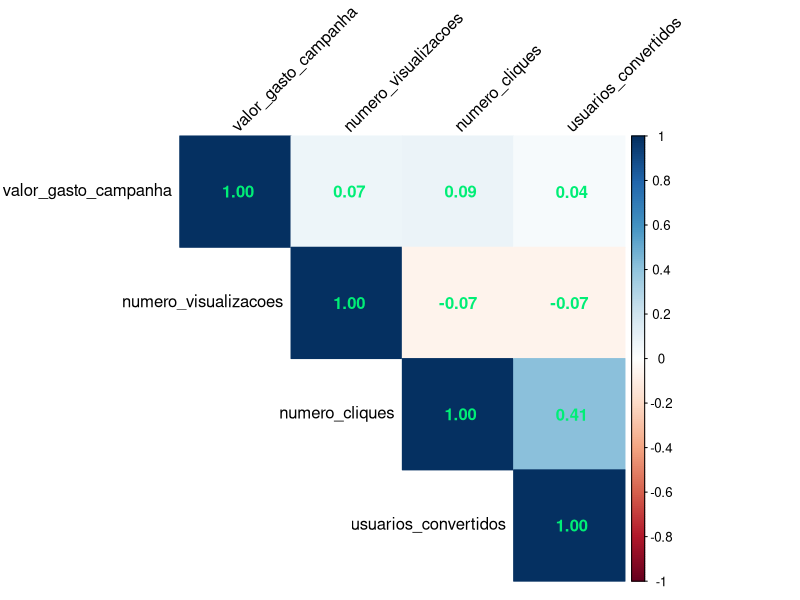
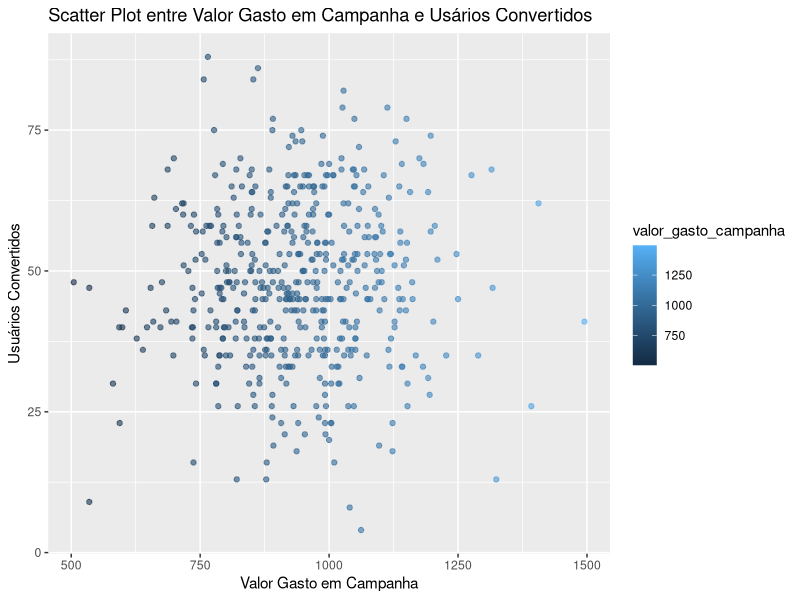
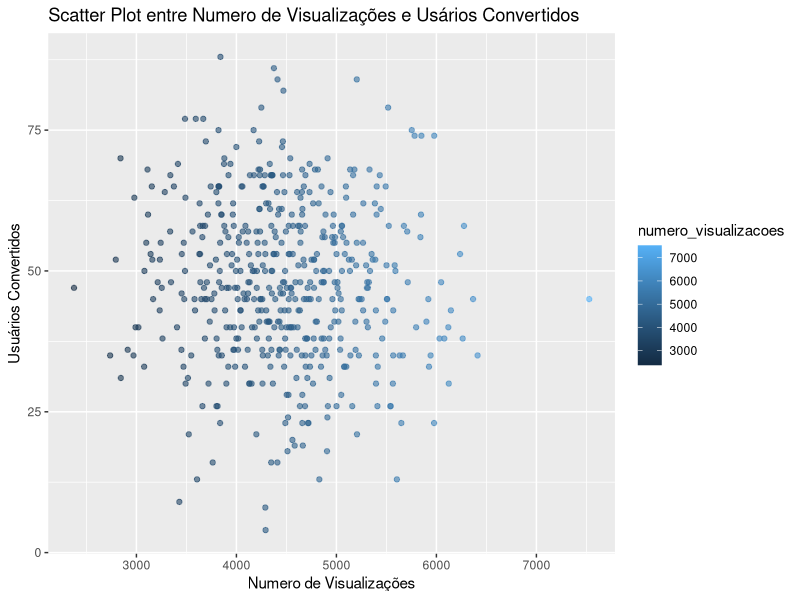
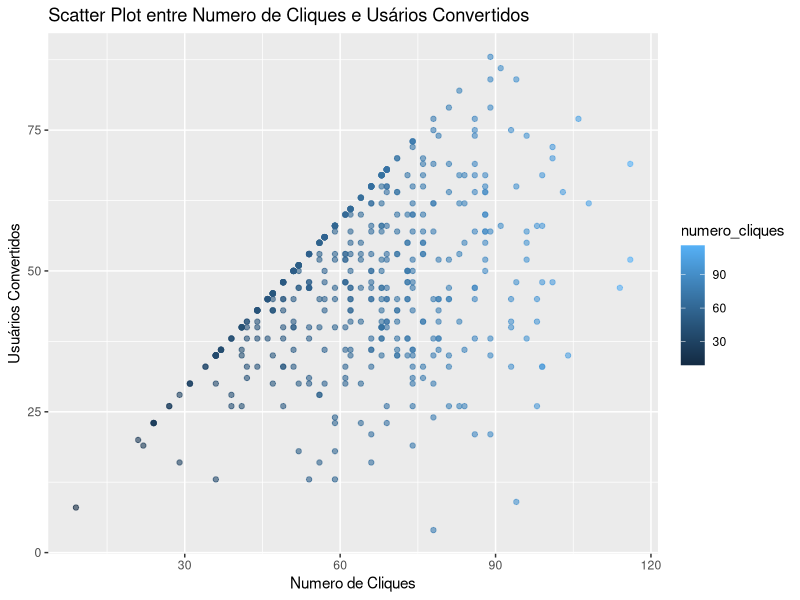
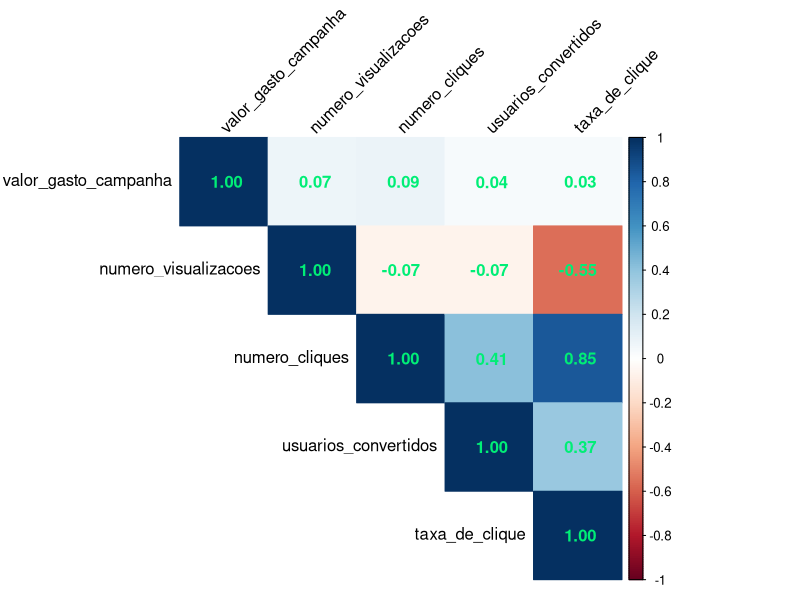

Write R code to recreate these figures, in order.
# Estudo de Caso - Projeto BigDataNaPratica (Machine Learning)

# Configurando o diretório de trabalho
setwd("C:/Users/Julia/Desktop/CienciaDeDados/1.Big-Data-Analytics-com-R-e-Microsoft-Azure-Machine-Learning/11-Projeto-BigDataNaPratica-Machine_Learning_em_Marketing_Digital-Prevendo_N_Usuarios_Convertidos")
getwd()



##########       Projeto Machine Learning em Marketing Digital - Prevendo Número de Usuários Convertidos       ########## 



# Carregando pacotes

library(tidyverse) # manipulação de dados
library(dplyr)     # manipulação de dados
library(corrplot)  # criar gráfico de mapa de correlação
library(ggplot2)   # criar outros gráficos (especificamente de dispersão)



# Carrega o dataset (código da criação do dataset ao final)

dados <- as.data.frame(read_csv("dataset_criado.csv"))
head(dados)
View(dados)



## Análise Exploratória dos Dados


# Verificando tipos de dados
str(dados)

# Sumário estatístico
summary(dados)            # (notar valores de median e mean pq caso estejam proximos indicam uma distribuição normal)
#                           (caso os dados sigam uma distribuição normal tomamos uma direção, caso não sigam tomamos outra direção)
#                           (perceber também sem tem discrepância nos valores min e max)


# Criando/calculando uma matriz de correlação
cor_matrix <- cor(dados)
cor_matrix


# E para não ter que analisar somentes os números, vamos criar um gráfico corrplot

# Corrplot (para outras cores usar colors())
corrplot(cor_matrix,
         method = "color",
         type = "upper",
         addCoef.col = 'springgreen2',
         tl.col = "black",
         tl.srt = 45)

# Observando a escala vemos que a correlação de coeficiente vai de -1 até 1
# A correlação próxima de -1 indica forte correlação negativa (aumenta o valor de uma variável e diminui o valor de outra variável)
# E a correlação próxima de 1 indica forte correlação posiiva (aumenta o valor de uma variável e aumenta o valor de outra variável)
# Próximo de 0 indica que não há correlação


# Durante a preparação do projeto, nós temos que definir nossa variável alvo ou variável de estudo
# Olhando para as variáveis decidimos que nossa variável alvo é "usuarios_convertidos" pois é exatamente esta que queremos prever.
# Ou seja, o precisamos exatamente é prever o número de usuarios convertidos.
# As demais serão candidatas a variáveis pretidoras (não é obrigatório usar todas), ou seja, precisamos encontrar um modelo que use as
# outras 3 variáveis ou 1 delas para prever usuarios convertidos

# Caso o problema de negócio fosse prever o numero de cliques ao invés de usuarios_convertidos teria que ser outro projeto pois
# Machine Learning é algo específico para resolver um problema pontual. Nosso raciocínio será apenas para prever números de usuários
# convertidos. Se mudarmos a variável alvo, mudamos o problema de negócio e precisamos mudar o projeto.


# No projeto original a correlação entre usuarios_convertidos e as demais variáveis é próxima a 1, assim como a relação entre as
# variáveis preditoras também é próxima a 1 e a lógica abaixo é partir disso:

# Precisamos e queremos que a variável alvo tenha a maior correlação possível com as variáveis preditoras,
# Precisamos e queremos que entre as variáveis preditoras tenha a menor correlação possível.

# Precisamos que as variáveis preditoras tenha a menor correlação possível pois isso é um problema chamado multicolinearidade
# Se tivermos uma correlação entre duas variáveis preditoras, é como se tivesse duplicando a informação. E isso é ruim para treinar
# o modelo de Machine Learning, é um problema que precisa ser resolvido. Neste caso precisaremos tratar isso.

# E a solução provável será não usar estas variáveis em alguns modelos que faremos abaixo.





## Criando gráficos do tipo dispersão para visualizar a relação entre cada variável preditora com a variável alvo


# Scatter plot entre Valor Gasto em Campanha e Usuários Convertidos

ggplot(dados, aes(x = valor_gasto_campanha, y = usuarios_convertidos)) +
  geom_point(aes(color = valor_gasto_campanha), alpha = 0.6) +
  ggtitle("Scatter Plot entre Valor Gasto em Campanha e Usários Convertidos") +
  xlab("Valor Gasto em Campanha") +
  ylab("Usuários Convertidos")


# Scatter plot entre Numero de Visualizações e Usuários Convertidos

ggplot(dados, aes(x = numero_visualizacoes, y = usuarios_convertidos)) +
  geom_point(aes(color = numero_visualizacoes), alpha = 0.6) +
  ggtitle("Scatter Plot entre Numero de Visualizações e Usários Convertidos") +
  xlab("Numero de Visualizações") +
  ylab("Usuários Convertidos")


# Scatter plot entre Numero de Cliques e Usuários Convertidos

ggplot(dados, aes(x = numero_cliques, y = usuarios_convertidos)) +
  geom_point(aes(color = numero_cliques), alpha = 0.6) +
  ggtitle("Scatter Plot entre Numero de Cliques e Usários Convertidos") +
  xlab("Numero de Cliques") +
  ylab("Usuários Convertidos")






##########################                MODELAGEM                ##########################


#### Versão 1 do Modelo (Regressão Linear Múltipla) ####

# Usaremos Regressão Linear Múltipla (é usada quando temos diversas variáveis preditoras)
# Usamos Regressão porque queremos prever uma variável numérica, caso a variável fosse categórica usaríamos Classificação Linear Múltipla

modelo_v1 <- lm(data = dados, usuarios_convertidos ~ valor_gasto_campanha + numero_visualizacoes + numero_cliques)
modelo_v1

summary(modelo_v1)


### Interpretando os valores originais

# Residuals:
# Min      1Q       Median      3Q     Max 
# -21.188  -4.104   -0.114   4.166  18.420 

# Coefficients:
#                       Estimate Std. Error t value  Pr(>|t|)    
# (Intercept)          -1.563463  1.081645   -1.445    0.149
# valor_gasto_campanha  0.007797  0.015754    0.495    0.621    
# numero_visualizacoes -0.003505  0.003139   -1.117    0.265    
# numero_cliques        0.943882  0.042275   22.327   <2e-16 ***

# Residual standard error: 6.865 on 496 degrees of freedom

# Multiple R-squared:  0.8617,	Adjusted R-squared:  0.8609 

# F-statistic: 1030 on 3 and 496 DF,  p-value: < 2.2e-16


# -> Importante sempre notar o valor p "Pr(>|t|)" e verificar se é maior ou menor que 0.05.
#    Se for maior, NÃO tem relevância com a variável alto, se for menor tem relevância.
#    As "***" indicam que é uma variável significativa.

# -> Importante verificar valor do "Multiple R-squared" e "Adjusted R-squared" e esperar que o valor fique próximo a 1.
#    O valor próximo a 1 indica que o modelo é estatisticamente significativo para explicar a variável alvo.


# -> Residuals:
# - Os resíduos são as diferenças entre os valores observados e os valores previstos pelo modelo. 
# - Os quartis dos resíduos (Min, 1Q, Median, 3Q, Max) dão uma ideia da distribuição dos erros. 
# - Em geral, você gostaria que esses valores fossem distribuídos simetricamente em torno de zero, o que indica que o modelo
#   faz um bom trabalho na previsão.

# -> Coefficients:
# - (Intercept): Este é o valor da variável dependente (usuários convertidos) quando todas as variáveis independentes são zero.
# - O valor é -1.563, mas o valor-p associado é maior que 0,05, o que indica que o intercepto não é significativamente diferente 
#   de zero neste modelo.

# -> valor_gasto_campanha:
# - O coeficiente é 0.007797, mas o valor-p associado é 0.621, o que indica que essa variável não é estatisticamente significativa
#   na previsão de usuários convertidos, pelo menos neste modelo.

# -> numero_visualizacoes:
# - O coeficiente é -0.003505, com um valor-p de 0.265. Isso também sugere que a variável não é significativa.

# ->  numero_cliques:
# - O coeficiente é 0.943882, com um valor-p extremamente baixo (< 2e-16). Isso indica que essa variável é altamente significativa
#   na previsão de usuários convertidos.

# -> Residual standard error:
# - Este é uma medida da qualidade do modelo. Quanto menor, melhor o modelo. Neste caso, é 6.865.

# -> Multiple R-squared e Adjusted R-squared:
# - Estes são indicadores da "qualidade" do modelo em termos de sua capacidade de prever a variável dependente. 
#   Um valor mais próximo de 1 é geralmente melhor. 
#   Neste caso, eles são relativamente altos (0.8617 e 0.8609, respectivamente), o que é bom.

# -> F-statistic e p-value:
# - Um teste F é realizado para determinar se o modelo como um todo é significativo. 
#   O valor F é 1030 e o valor-p associado é muito baixo (< 2.2e-16), indicando que o modelo é significativo.


## Interpretação Final

# - O modelo parece fazer um bom trabalho na previsão de "usuários convertidos" (R-squared alto), constatamos que apenas a
#   variável "número de cliques" é estatisticamente significativa na previsão. Isso pode implicar que "número de cliques" é a
#   principal variável que você deve se concentrar para entender as conversões de usuários.

# - As outras variáveis (valor gasto em campanha e número de visualizações) não são significativas neste modelo, o que sugere
#   que elas podem não ser úteis para prever a variável dependente, ou que outros fatores podem estar em jogo,
#   como multicolinearidade.


# - Até aqui indica que o modelo é ótimo pois temos um ótimo valor de Multiple R-squared e Adjusted R-squared, mas como percebemos
#   anteriormente ao criar o gráfico de correlação, os dados originais tem problema de multicolienaridade (correlção forte entre
#   variáveis preditoras) e por conta disso o modelo terá muitos problemas ao ser alimentado com novos dados.

# - E por conta disso este não é o modelo ideal.

# - Existem várias abordagens para lidar com a multicolinearidade: Remover Variáveis Redundantes. Transformar Variáveis, 
#   Regularização ou Coleta mais dados.

# - No nosso caso, criaremos uma segunda versão do modelo olhando somente para a variável preditora "numero_cliques" junto com a 
#   nossa variável alvo ("usuarios_convertidos), afinal o problema de multicolinearidade está entre as variáveis preditoras.

# - E como o relatório da versão 1 do modelo apontou que a única variável relevante é "numero_cliques" isso é mais um indicativo para
#   criar esta nova versão. Iremos então criar a versão 2 do modelo usando Regressão Linear Simples.






#### Versão 2 do Modelo (Regressão Linear Simples) ####

modelo_v2 <- lm(data = dados, usuarios_convertidos ~ numero_cliques)
modelo_v2

summary(modelo_v2)

### Interpretando os valores originais

# Residuals:
#      Min       1Q    Median       3Q      Max 
# -21.7207  -4.1067   -0.1993   4.2421  20.3177 

# Coefficients:
#                Estimate Std. Error  t value Pr(>|t|)    
# (Intercept)    -2.99028    1.00606   -2.972   0.0031 **
# numero_cliques  0.81490    0.01482   54.973   <2e-16 ***
#  ---
#  Signif. codes:  
#  0 ‘***’ 0.001 ‘**’ 0.01 ‘*’ 0.05 ‘.’ 0.1 ‘ ’ 1

# Residual standard error: 6.93 on 498 degrees of freedom
# Multiple R-squared:  0.8585,	Adjusted R-squared:  0.8582 
# F-statistic: 3022 on 1 and 498 DF,  p-value: < 2.2e-16


# - Começamos olhando para o valor p da nossa variável preditora (numero_cliques) e constatamos que por conta do valor
#   muito abaixo, podemos dizer que a variável é estatisticamente significativa para explicar a variável alvo.

# - Olhamos também para os valores de Multiple R-squared e Adjusted R-squared e constamtos também que possuem um valor próximo
#   a 1 , que indica que o modelo 2 possui praticamente a mesma perfomance do modelo 1.
# - E como explicar isso, afinal tiramos 2 variáveis ?
#   A resposta é por que retiramos as variáveis preditoras que não eram usadas e resolvemos o problema da multicolinearidade 
#   entre as variáveis.






# -> E agora ? Tudo indica que o trabalho terminou. Mas podemos melhorar...

# - Nós inicamos a criação da versão 1 do modelo com 4 variáveis, aplicamos o modelo para detectarmos qual variável preditora era
#   estatisticamente significativa na previsão da variável alvo "usuários_convertidos" e detectamos que 1 das 4 variáveis era uma
#   variável significativa ("numero_cliques"). Porém, antes da criação da versão 1, ao calcular uma matrix de correlação havíamos
#   detectado que tínhamos problema demulticolinearidade e para resolver este problema decidimos criar uma versão 2 do modelo
#   deixando apenas 2 variáveis (variável alvo "usuarios_convertidos" e variáve preditora significativa "numero_cliques") e 
#   utilizar a técnica de Regressão Linear Simples.

# - E apesar do modelo 2 ter uma boa performance, nós só temos 1 variável preditora e isso signifca que tudo se resume a prever 
#   usuários convertidos olhando apenas para numero de cliques.

# - Então basicamente o que temos até aqui é "tomador de decisão, basta olhar para o numero de cliques para prever quantos usuarios
#   são convertidos".

# - E com isso temos um modelo simples demais, aonde resumimos demais a questão dizendo que iremos prever numero de usuarios com base
#   no numero de cliques.


# -> E assim constatamosm que a versão 2 está muito simples pois da mesma forma que ter muitas variáveis preditoras é um problema,
#    ter poucas também é um prolema.

# -> Vamos então abordar o problema da multicolinearidade de uma outra forma e utilizar mais variáveis para o nosso modelo.

# -> A abordagem de incluir mais variáveis pode ajudar a capturar nuances e fatores adicionais que influenciam o número de usuários
#    convertidos, tornando o modelo mais completo. 






#### Versão 3 do Modelo (Aplicando Engenharia de Atributos Antes da Regressão Linear Múltipla) ####

# - Até aqui nossa primeira decisão foi criar a versão 1 do modelo (Regressão Linear Múltipla) sem fazer qualquer tipo de 
#   modificação nos dados. Com isso verificamos que a performance era boa (R-squared) e detectamos 1 variável significativa
#   ("numero_cliques") para com a nossa variável alvo ("usuarios_convertidos").

# - Porém como já havíamos detectado anteriormente o problema de multicolinearidade, decidimos criar uma versão 2 do modelo 
#   utilizando Regressão Linear Simples. E o que aconteceu foi que apesar do modelo também ter boa performance, ele ficou
#   simples demais. E assim tomamos mais uma decisão que é criar uma versão 3 do modelo resolvendo o problema da multicolinearidade e
#   utilizar mais variáveis preditoras.


# - Para resolver nosso problema de multicolinearidade aplicaremos a técnica Engenharia de Atributos, ou seja, iremos olhar para
#   nossas variáveis, faremos alguma transformação e/ou criar uma nova variável.

# - Como a multicolinearidade é quando temos uma correlação muilto alto entre duas variáveis preditoras e isso indica que elas 
#   representam a mesma informação, nós podemos juntar a informação destas duas variáveis e criar uma terceira variável.


# Criando a nova variável taxa_de_clique (criamos esta variável pois para a pessoa chegar no clique ela passa pela visualização)
head(dados)

dados$taxa_de_clique <- dados$numero_cliques / dados$numero_visualizacoes


# Veriricar se algum valor ficou igual a zero (sempre verificar quando realizar divisão de valores)
any(dados$taxa_de_clique == 0)


# Calculando uma nova matriz de correlação
cor_matrix <- cor(dados)
cor_matrix

# Corrplot
corrplot(cor_matrix,
         method = "color",
         type = "upper",
         addCoef.col = 'springgreen2',
         tl.col = "black",
         tl.srt = 45)

# -> Criar a variável taxa_de_clique significa que não precisamos mais utilizar as variáveis "numero_visualizacoes" e "numero_cliques".
#    A informação destas duas variáveis agora está na variável "taxa_de_clique".

# -> Agora interpretando a correlação da variável "taxa_de_clique" com a outra variável preditora "valor_gasto_campanha", detectamos
#    que a correlação entre essas duas variáveis agora é 0.06 (original), o que é um bom número.

# -> Olhamos também para a correlação entre a variável "taxa_de_clique" com a nossa variável alvo "usuarios_convertidos e detectamos
#    que o valor é 0.4 (dados originais). Não é um valor tão alto, mas também não está tão próximo de zero, o que é razoável.



# Calculando versão 3 do modelo

modelo_v3 <- lm(data = dados, usuarios_convertidos ~ valor_gasto_campanha + taxa_de_clique)
modelo_v3

summary(modelo_v3)

### Interpretando os valores originais

# Residuals:
#      Min       1Q    Median       3Q     Max 
# -23.8286  -4.5071   -0.1693   4.2813  20.744 

# Coefficients:
#                        Estimate   Std. Error  t value  Pr(>|t|)
# (Intercept)           -4.785e+01   2.601e+00   -18.39  <2e-16 ***
# valor_gasto_campanha  5.105e-02    1.102e-03    46,34  <2e-16 ***
# taxa_de_clique        3.613e+03    1.868e+02    19.34  <2e-16 ***

#  Signif. codes:  0 ‘***’ 0.001 ‘**’ 0.01 ‘*’ 0.05 ‘.’ 0.1 ‘ ’ 1

# Residual standard error: 7.336 on 497 degrees of freedom
# Multiple R-squared:  0.8418,	Adjusted R-squared:  0.8412 
# F-statistic: 1322 on 2 and 497 DF,  p-value: < 2.2e-16


# - O modelo explica aproximadamente 84,18% da variação em usuarios_convertidos, o que é bom.

# - O coeficiente para "valor_gasto_campanha" é 0,05105, isso significa que mantendo todas as outras variáveis constantes
#   o aumento de uma unidade em "valor_gasto_campanha" resultará em um aumento de 0,05105 unidades na nossa variável alvo
#   "usuarios_convertidos".
# - O coeficiente para taxa_de_clique é 3613, isso significa que mantendo todas as outras variáveis constantes
#   o aumento de uma unidade em "taxa_de_clique" resultará em um aumento de 3613 unidades na nossa variável alvo
#   "usuarios_convertidos".

# -> "5.105e-02": Isso significa 5.105 multiplicado por 10 elevado à potência de -02. O expoente negativo indica que você move a
#     vírgula decimal duas posições para a esquerda. Portanto, "5.105e-02" é igual a 0,05105.
# -> "3.613e+03": Isso significa 3.613 multiplicado por 10 elevado à potência de 3. O expoente positivo indica que você move a
#    vírgula decimal três posições para a direita. Portanto, "3.613e+03" é igual a 3613.

# - Todos as variáveis preditoras são significativos, com valores-p muito baixos
#   (ou seja, estão marcadas como "***" e valor p abaixo de 0.05)

# - O modelo é estatisticamente significativo, conforme indicado pelo valor-p próximo a zero para a estatística F (F-statistic)

# - Lembre-se de que essas são interpretações puramente estatísticas. 
#   A validade prática desses resultados deve ser avaliada no contexto do problema de negócio que você está tentando resolver.


### Vamos checar as suposições do modelo de regressão:


























































# arquivo original
dados_originais <- as.data.frame(read_csv("dataset_cliques.csv"))



### Interpretando os meus valores (versão 1 - Modelo Regressão Linear Múltilpla):

# Residuals:
#   Min      1Q  Median      3Q     Max 
# -49.426  -8.046   1.413   9.207  31.425 

# Coefficients:

#                       Estimate   Std. Error  t value   Pr(>|t|)    
# (Intercept)          29.6623155   5.4949585    5.398   1.05e-07 ***
# valor_gasto_campanha  0.0005439   0.0040756    0.133      0.894    
# numero_visualizacoes -0.0007781   0.0008069   -0.964      0.335    
# numero_cliques        0.3312877   0.0335229    9.882     <2e-16 ***

# Residual standard error: 12.92 on 496 degrees of freedom

# Multiple R-squared:  0.1699,	Adjusted R-squared:  0.1648 

# F-statistic: 33.83 on 3 and 496 DF,  p-value: < 2.2e-16


# -> Residuals:
# - Os resíduos representam as diferenças entre os valores observados e os valores previstos pelo modelo. Neste modelo,
#   os resíduos variam de -49.426 a 31.425, com quartis em -8.046, 1.413, 9.207. Isso sugere que os resíduos não estão distribuídos
#   de maneira perfeitamente simétrica em torno de zero, indicando que o modelo pode não ser tão preciso quanto o modelo anterior.


# -> Coefficients:
# - O coeficiente do intercepto (Intercept) é 29.6623155, com um valor-p extremamente baixo (1.05e-07), o que indica que o
#   intercepto é significativamente diferente de zero.

# - O coeficiente de "valor_gasto_campanha" é 0.0005439, com um valor-p de 0.894, o que indica que esta variável não é 
#    estatisticamente significativa na previsão de "usuarios_convertidos" neste modelo.

# - O coeficiente de "numero_visualizacoes" é -0.0007781, com um valor-p de 0.335, indicando que esta variável também não é 
#   estatisticamente significativa.

# - O coeficiente de "numero_cliques" é 0.3312877, com um valor-p muito baixo (< 2e-16), sugerindo que esta variável é altamente 
#   significativa na previsão de "usuarios_convertidos".

# -> Residual standard error:
# - O erro padrão residual é 12.92, que é maior em comparação com o modelo anterior. Isso indica que este
#   modelo tem um erro médio maior na previsão.

# -> Multiple R-squared e Adjusted R-squared:
# - O R-quadrado múltiplo é 0.1699, e o R-quadrado ajustado é 0.1648. Isso indica que o
#   modelo atual explica apenas cerca de 16,99% da variância na variável de destino "usuarios_convertidos". Portanto, este modelo
#   tem um poder de explicação muito menor do que o modelo anterior.

# -> F-statistic e p-value:
# - O teste F mostra se o modelo como um todo é significativo. Neste caso, o valor F é 33.83, e o valor-p
#   associado é extremamente baixo (< 2.2e-16), indicando que o modelo é estatisticamente significativo.

## Interpretação Final

#  -> Em resumo, este novo modelo (modelo_v1) possui uma capacidade de explicação muito menor (R-quadrado mais baixo) e menor
#     precisão (erro padrão residual mais alto) em comparação com o modelo anterior. Além disso, as variáveis "valor_gasto_campanha"
#     e "numero_visualizacoes" não são estatisticamente significativas na previsão de "usuarios_convertidos", enquanto 
#     "numero_cliques" é a única variável altamente significativa.




### Interpretando os meus valores (versão 2 - Modelo Regressão Linear Simples):

# Residuals:
#     Min      1Q  Median      3Q     Max 
# -48.902  -8.225   1.117   9.104  31.768 

# Coefficients:
#                Estimate Std. Error t value Pr(>|t|)    
# (Intercept)    26.51385    2.21393   11.98   <2e-16 ***
# numero_cliques  0.33392    0.03326   10.04   <2e-16 ***
#  ---
#  Signif. codes:  
#  0 ‘***’ 0.001 ‘**’ 0.01 ‘*’ 0.05 ‘.’ 0.1 ‘ ’ 1

# Residual standard error: 12.9 on 498 degrees of freedom
# Multiple R-squared:  0.1683,	Adjusted R-squared:  0.1666 
# F-statistic: 100.8 on 1 and 498 DF,  p-value: < 2.2e-16


# Residuals: Os resíduos representam as diferenças entre os valores observados e os valores previstos pelo modelo. Eles variam de
# -48.902 a 31.768, com quartis em -8.225, 1.117, 9.104. A distribuição dos resíduos parece não ser perfeitamente simétrica, 
#  mas é aceitável.

# Coefficients: O coeficiente da interceptação (Intercept) é 26.51385, e o coeficiente para "numero_cliques" é 0.33392. 
# Ambos os coeficientes têm valores-p muito baixos, indicando que eles são estatisticamente significativos. O Intercept representa
# o valor da variável dependente (usuários convertidos) quando o número de cliques é zero, que é 26.51385. O coeficiente para
# "numero_cliques" (0.33392) sugere que, para cada aumento unitário no número de cliques, espera-se um aumento de aproximadamente
# 0.33392 no número de usuários convertidos.

# Residual standard error: O erro padrão residual é 12.9, que é uma medida da qualidade do modelo. Quanto menor esse valor, melhor 
# o modelo se ajusta aos dados.

# Multiple R-squared e Adjusted R-squared: O Multiple R-squared é 0.1683, e o Adjusted R-squared é 0.1666. Isso indica que o modelo 
# tem uma capacidade limitada de explicar a variância na variável dependente, dado que possui apenas uma variável preditora.
# A maior parte da variabilidade na variável dependente não é explicada por este modelo.

# F-statistic e p-value: O valor do F-statistic é 100.8, e o valor-p associado é muito baixo, indicando que o modelo é 
# estatisticamente significativo como um todo, apesar de sua capacidade limitada de explicar a variância.

# Em resumo, este modelo de regressão linear simples com "numero_cliques" como preditor mostra que essa variável é estatisticamente 
# significativa para prever o número de usuários convertidos. No entanto, o modelo ainda não é capaz de explicar uma grande parte 
# da variabilidade na variável dependente, indicando que outros fatores não incluídos no modelo podem desempenhar um papel importante
# na previsão dos usuários convertidos.




### Interpretando os meus valores (Versão 3 do Modelo (Aplicando Engenharia de Atributos Antes da Regressão Linear Múltipla):

#Residuals:
#   Min      1Q  Median      3Q     Max 
#-51.594  -7.962   0.570   8.655  33.968 

# Coefficients:
#                       Estimate Std. Error t value Pr(>|t|)
# (Intercept)          2.956e+01  4.256e+00   6.946 1.18e-11
# valor_gasto_campanha 2.622e-03  4.122e-03   0.636    0.525
# taxa_de_clique       1.081e+03  1.218e+02   8.873  < 2e-16

# Signif. codes:  0 ‘***’ 0.001 ‘**’ 0.01 ‘*’ 0.05 ‘.’ 0.1 ‘ ’ 1

# Residual standard error: 13.15 on 497 degrees of freedom
# Multiple R-squared:  0.138,	Adjusted R-squared:  0.1345 
# F-statistic: 39.78 on 2 and 497 DF,  p-value: < 2.2e-16























### script para criação dos dados

set.seed(200)
# Definir o tamanho do conjunto de dados
n <- 500

# Criar o conjunto de dados
dados <- data.frame(
  valor_gasto_campanha = as.integer(rnorm(n, mean = 1000, sd = 200)),
  numero_visualizacoes = as.integer(rnorm(n, mean = 5000, sd = 1000)),
  numero_cliques = as.integer(rnorm(n, mean = 60, sd = 10)),
  usuarios_convertidos = integer(n)
)

# Garantir que usuarios_convertidos seja sempre menor que numero_cliques
for (i in 1:n) {
  usuarios_convertidos <- abs(round(rnorm(1, mean = 30, sd = 10)))
  while (usuarios_convertidos >= dados$numero_cliques[i]) {
    usuarios_convertidos <- abs(round(rnorm(1, mean = 30, sd = 10)))
  }
  dados$usuarios_convertidos[i] <- usuarios_convertidos
}

# Rescale os valores para atender aos limites especificados
dados$valor_gasto_campanha <- round((dados$valor_gasto_campanha - min(dados$valor_gasto_campanha)) / (max(dados$valor_gasto_campanha) - min(dados$valor_gasto_campanha)) * (1495 - 505) + 505)
dados$numero_visualizacoes <- round((dados$numero_visualizacoes - min(dados$numero_visualizacoes)) / (max(dados$numero_visualizacoes) - min(dados$numero_visualizacoes)) * (7528 - 2376) + 2376)
dados$numero_cliques <- round((dados$numero_cliques - min(dados$numero_cliques)) / (max(dados$numero_cliques) - min(dados$numero_cliques)) * (116 - 9) + 9)
dados$usuarios_convertidos <- round((dados$usuarios_convertidos - min(dados$usuarios_convertidos)) / (max(dados$usuarios_convertidos) - min(dados$usuarios_convertidos)) * (101 - 4) + 4)


# Corrigir "usuarios_convertidos" quando for maior ou igual a "numero_cliques"
dados$usuarios_convertidos[dados$usuarios_convertidos >= dados$numero_cliques] <- dados$numero_cliques[dados$usuarios_convertidos >= dados$numero_cliques] - 1

# Verificar se a restrição está satisfeita (deve retornar 0)
sum(dados$usuarios_convertidos >= dados$numero_cliques)


# Verificar se os limites de valores estão satisfeitos
summary(dados)
View(dados)

# Salva o dataset em formato CSV
# write.csv(dados, file = "dataset_criado.csv", row.names = FALSE)





# Componentes do Sumário

# Residuals:
# Esta seção mostra um resumo estatístico dos resíduos (diferença entre os valores observados e os 
# valores previstos pelo modelo).

# Min, 1Q, Median, 3Q, Max descrevem a distribuição dos resíduos. 
# Seu objetivo é que esses valores sejam distribuídos simetricamente em torno de zero. Nesse caso, parece que 
# a mediana está próxima de zero, o que é um bom sinal.

# Coefficients:
# Esta seção descreve os coeficientes do modelo de regressão.

# Estimate: A estimativa dos coeficientes. Por exemplo, para cada unidade de aumento no valor_gasto_campanha, 
# a variável usuarios_convertidos aumenta em média 0.05105 unidades, mantendo a taxa_de_clique constante.

# Std. Error: O erro padrão dos coeficientes, uma medida da variação dos coeficientes.

# t value: A estatística t, usada para testar a hipótese nula de que o coeficiente é igual a zero (sem efeito). 
# Um valor t alto pode indicar que a variável é significativa.

# Pr(>|t|): O valor-p associado à estatística t. Um valor muito baixo (< 0,05) indica que você pode rejeitar 
# a hipótese nula. Isso significa que o coeficiente é estatisticamente significativo para prever a variável alvo.

# Todos os coeficientes são altamente significativos (p-valor < 2e-16), indicando que ambos são importantes preditores da variável alvo.

# Outras Estatísticas:
# Residual standard error: É uma medida da qualidade do ajuste do modelo aos dados. Quanto menor, melhor, 
# embora deva ser interpretado no contexto do problema.

# Multiple R-squared e Adjusted R-squared: São medidas que indicam a proporção da variação na variável 
# dependente que é explicada pelo modelo. O seu valor é de 0,8418, o que é relativamente alto e indica um bom ajuste.

# F-statistic e p-value: Estas estatísticas testam a hipótese nula de que todos os coeficientes de regressão 
# são iguais a zero. Dado o valor extremamente baixo do valor-p, você pode rejeitar essa hipótese.
